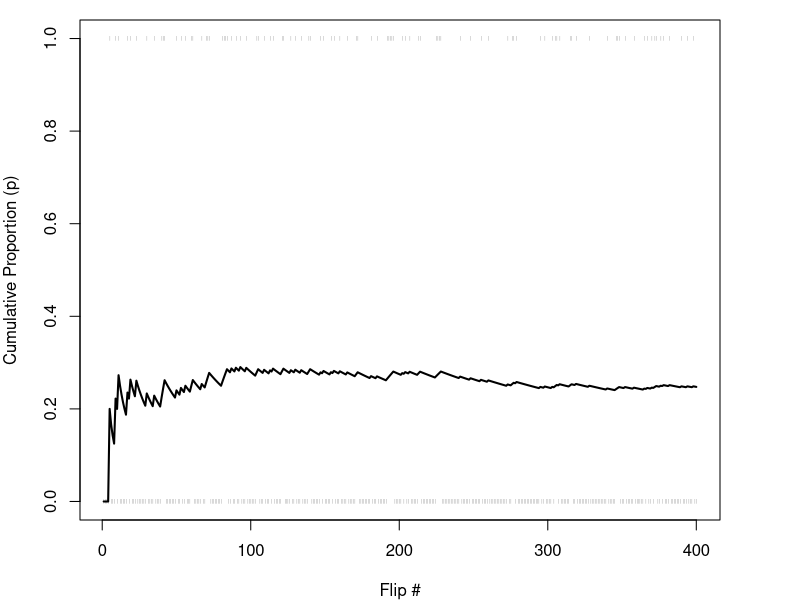
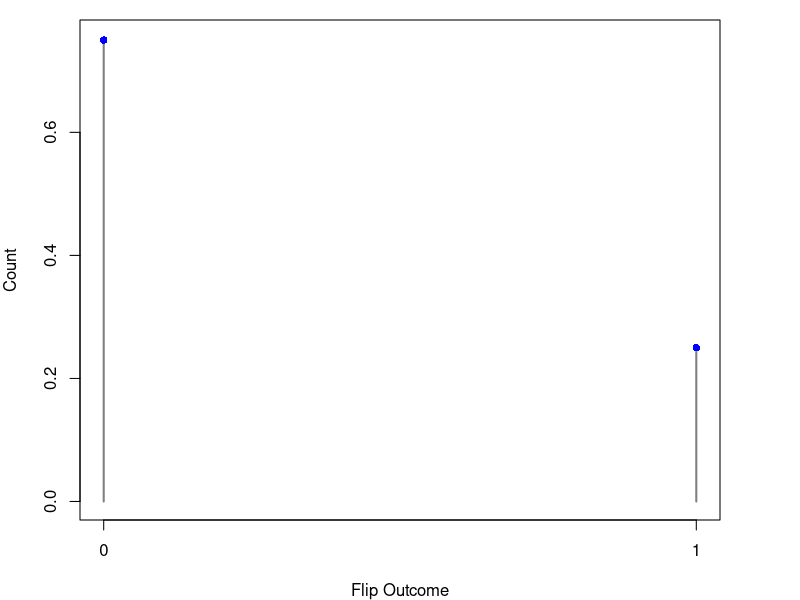
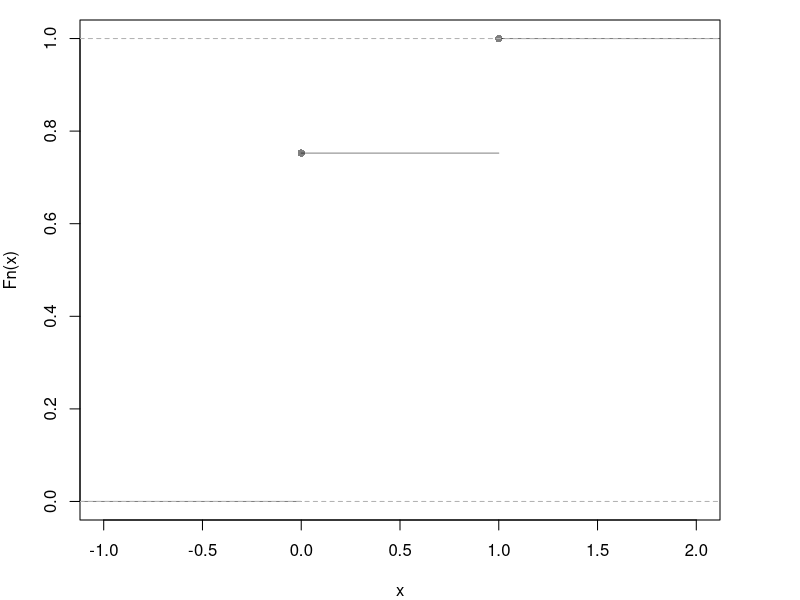
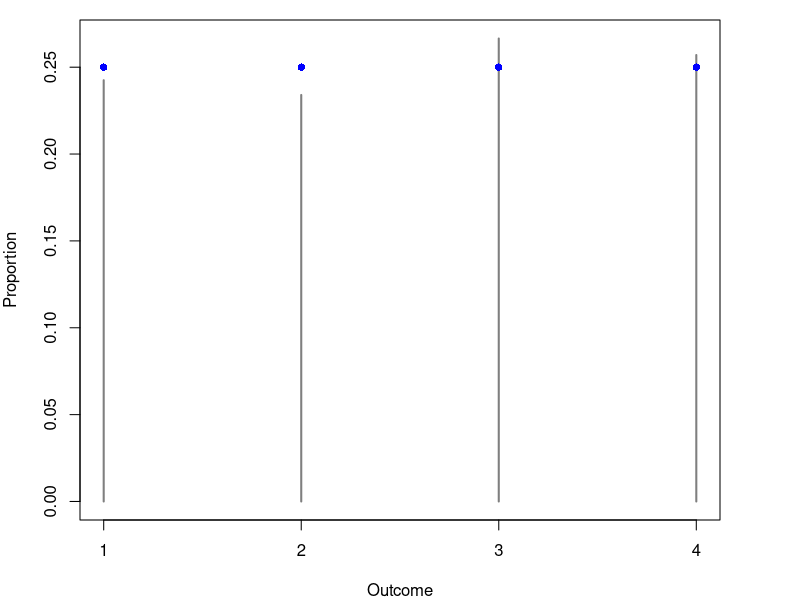
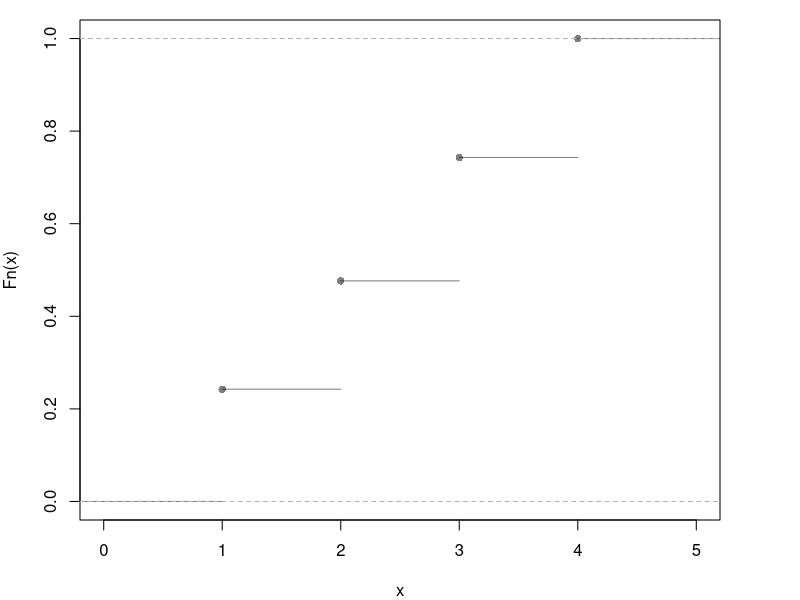
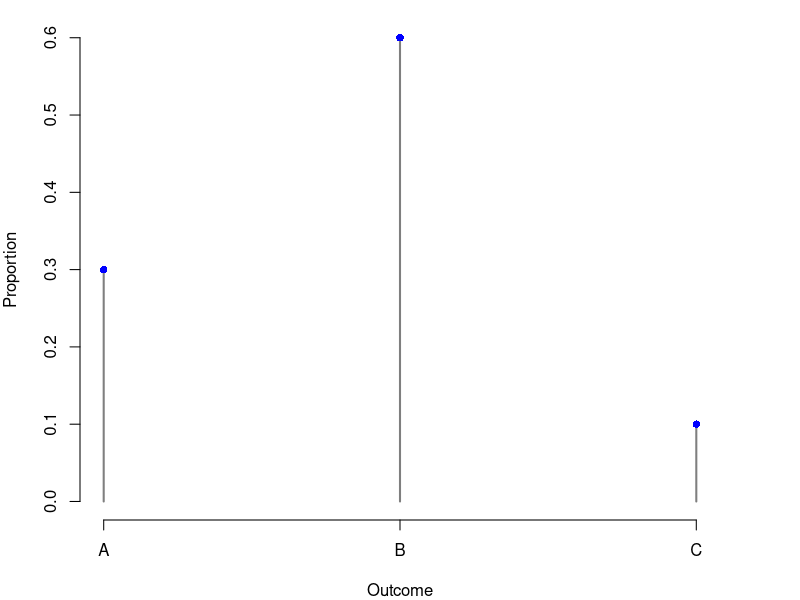
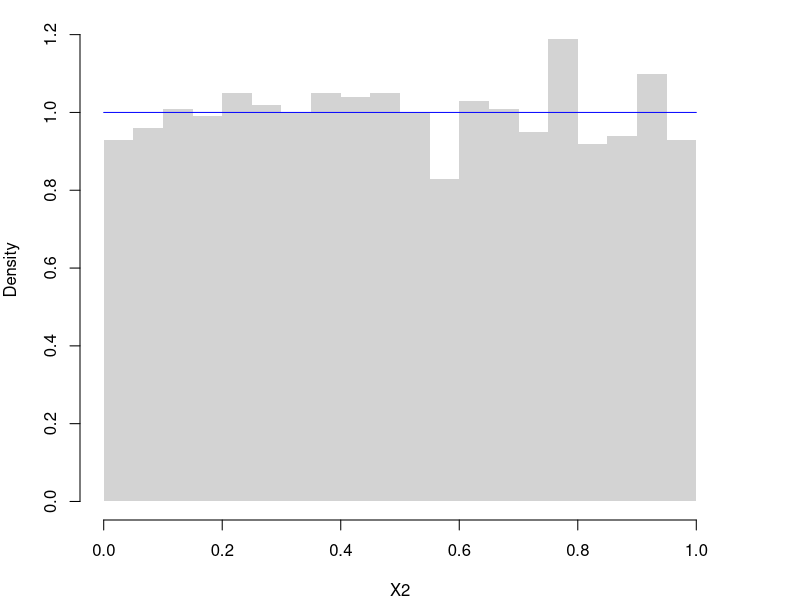
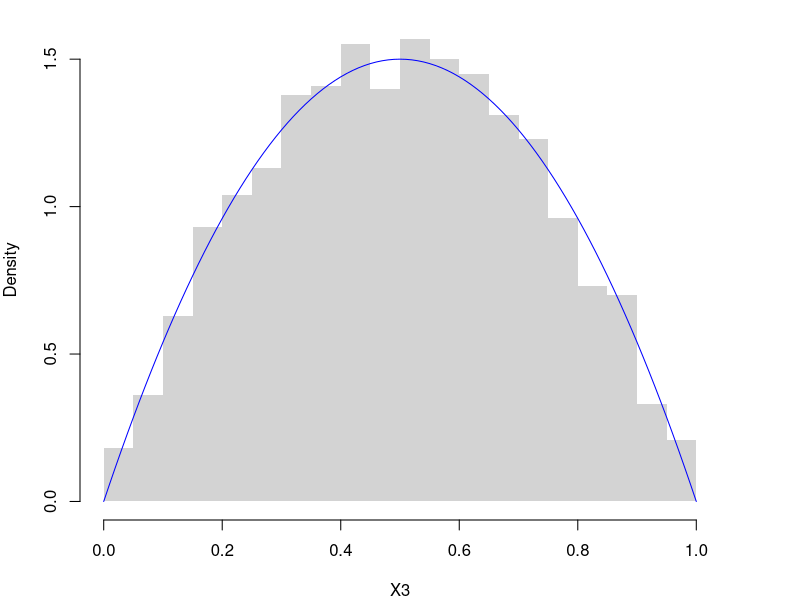

The R source for these figures, in order:
## ---- chunk 1
rbinom(1, 1, 0.25) # 1 Flip
rbinom(4, 1, 0.25) # 4 Flips
X0 <- rbinom(400, 1, 0.25)

# Plot Cumulative Proportion
X0_t <- seq_len(length(X0)) #head(X0_t)
X0_mt <- cumsum(X0)/X0_t #head(X0_mt)
par(mar=c(4,4,1,4))
plot(X0_t, X0_mt, type='l',
    ylab='Cumulative Proportion (p)',
    xlab='Flip #', 
    ylim=c(0,1), 
    lwd=2)
# Add individual flip outcomes
points(X0_t, X0, col=grey(0,.5),
    pch='|', cex=.3)

# Plot Long run proportions
proportions <- table(X0)/length(X0)
plot(proportions, col=grey(0,.5),
    xlab='Flip Outcome', ylab='Count', main=NA)
points(c(0,1), c(.75, .25), pch=16, col='blue') # Theoretical values

# Plot CDF
plot( ecdf(X0), pch=16, col=grey(0,.5), main=NA) #Empirical
#points(c(0,1), c(.75, 1), pch=16, col='blue') # Theoretical
## ---- chunk 2
x <- 1:4
x_probs <- rep(1/4,4)
# sample(x, 1, replace=T, prob=x_probs) # sample of 1
X1 <- sample(x, 2000, replace=T, prob=rep(1/4,4))

# Plot Long run proportions
proportions <- table(X1)/length(X1)
plot(proportions, col=grey(0,.5),
    xlab='Outcome', ylab='Proportion', main=NA)
points(x, x_probs, pch=16, col='blue') # Theoretical values

# Hist w/ Theoretical Counts
# hist(X1, breaks=50, border=NA, main=NA, ylab='Count')
# points(x, x_probs*length(X1), pch='-') 

# Alternative Plot
plot( ecdf(X1), pch=16, col=grey(0,.5), main=NA)

# Alternative Plot 2
#props <- table(X1)
#barplot(props, ylim = c(0, 0.35), ylab = "Proportion", xlab = "Value")
#abline(h = 1/4, lty = 2)
## ---- chunk 3
x <- c('A', 'B', 'C')
x_probs <- c(3,6,1)/10
sum(x_probs)
X1 <- sample(x, 2000, replace=T, prob=x_probs) # sample of 2000,

# Plot Long run proportions
proportions <- table(X1)/length(X1)
plot(proportions, col=grey(0,.5),
    xlab='Outcome', ylab='Proportion', main=NA)
points(x_probs, pch=16, col='blue') # Theoretical values

# Histogram version
# X1_alt <- X1
# X1_alt[X1_alt=='A'] <- 1
#X1_alt[X1_alt=='B'] <- 2
#X1_alt[X1_alt=='C'] <- 3
#X1_alt <- as.numeric(X1_alt)
#hist(X1_alt, breaks=50, border=NA, 
#    main=NA, ylab='Count')
#points(x, x_probs*length(X1_alt), pch=16) ## Theoretical Counts

# Alternative Plot
# plot( ecdf(X1), pch=16, col=grey(0,.5), main=NA)
## ---- chunk 4
runif(3) # 3 draws

# Empirical Density 
X2 <- runif(2000)
hist(X2, breaks=20, border=NA, main=NA, freq=F)
# Theoretical Density
x <- seq(0,1,by=.01)
fx <- dunif(x)
lines(x, fx, col='blue')

# CDF examples
punif(0.25)
1-punif(0.25)
punif(0.75) - punif(0.25)
## ---- chunk 5
X3 <- rbeta(2000,2,2) ## two shape parameters
hist(X3, breaks=20, border=NA, main=NA, freq=F)

#See the underlying probabilities
#f_25 <- dbeta(.25, 2, 2)

x <- seq(0,1,by=.01)
fx <- dbeta(x, 2, 2)
lines(x, fx, col='blue')
## ---- chunk 6
#| fig-width: 8
#| fig-height: 6
op <- par(no.readonly = TRUE); on.exit(par(op), add = TRUE)
x <- seq(0,1,by=.01)
pars <- expand.grid( c(.5,1,2), c(.5,1,2) )
par(mfrow=c(3,3))
apply(pars, 1, function(p){
    fx <- dbeta( x,p[1], p[2])
    plot(x, fx, type='l', xlim=c(0,1), ylim=c(0,4), lwd=2, col='blue')
    #hist(rbeta(2000, p[1], p[2]), breaks=50, border=NA, main=NA, freq=F)
})
title('Beta densities', outer=T, line=-1)
## ---- chunk 7
rexp(3) # 3 draws

X3 <- rexp(2000)
hist(X3, breaks=20,
    border=NA, main=NA,
    freq=F, ylim=c(0,1), xlim=c(0,10))
    
x <- seq(0,10,by=.1)
fx <- dexp(x)
lines(x, fx, col='blue')
## ---- chunk 8
rnorm(3) # 3 draws

X4 <- rnorm(2000)
hist(X4, breaks=20,
    border=NA, main=NA,
    freq=F, ylim=c(0,.4), xlim=c(-4,4))

x <- seq(-10,10,by=.025)
fx <- dnorm(x)
lines(x, fx, col='blue')
## ---- chunk 9
pnorm( c(-1.645, 1.645) )
pnorm( c(-2.326, 2.326) )
## ---- chunk 10
# Empirical Distribution
X <- USArrests$Murder
FX_hat <- ecdf(X)
plot(FX_hat, lwd=2, xlim=c(0,20),
    pch=16, col=grey(0,.5), main='')

# Two Examples of generating a random variable
p <- c(.25, .9) # pretended to be random
cols <- c(2,4)
QX_hat <- quantile(X, p, type=1)
segments(QX_hat, p, -10, p, col=cols)
segments(QX_hat, p, QX_hat, 0, col=cols)
mtext( round(QX_hat,2), 1, at=QX_hat, col=cols)

# Multiple Draws
p <- runif(3000)
QX_hat <- quantile(x, p,type=1)
QX_hat[1:5]
## ---- chunk 11
# Theoretical Quantile Function (from VGAM::qdagum)
qdagum <- function(p, scale.b=1, shape1.a, shape2.c) {
  # Quantile function (theoretically derived from the CDF)
  ans <- scale.b * (expm1(-log(p) / shape2.c))^(-1 / shape1.a)
  # Special known cases
  ans[p == 0] <- 0
  ans[p == 1] <- Inf
  # Safety Checks
  ans[p < 0] <- NaN
  ans[p > 1] <- NaN
  if(scale.b <= 0 | shape1.a <= 0 | shape2.c <= 0){ ans <- ans*NaN }
  # Return
  return(ans)
}

# Generate Random Variables (VGAM::rdagum)
rdagum <-function(n, scale.b=1, shape1.a, shape2.c){
    p <- runif(n) # generate random probabilities
    x <- qdagum(p, scale.b=scale.b, shape1.a=shape1.a, shape2.c=shape2.c) #find the inverses
    return(x)
}

# Example
set.seed(123)
X <- rdagum(3000,1,3,1)
X[1:5]
